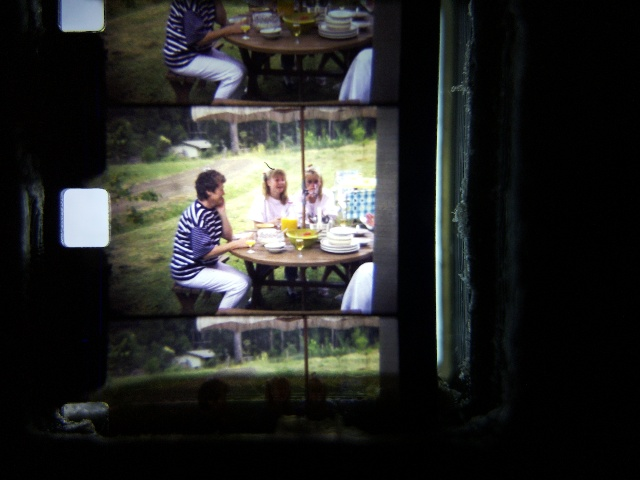
#> input picture input.jpg, 640 x 480 px, given in place of frame003508.jpg, which was not available
$ python pad.py
#> lines starting #> are read from the running program, lines starting #| are printed output that depends on the picture; after the words box and inside, x2 and y2 are one past the last pixel; in counts of white or black regions, pixels touching at a corner belong together; long printed decimals are rounded; pictures that were not available may be replaced by others from this repository, and a replacement may not be noted
import cv2
import numpy as np
import os
import glob
from sklearn.metrics.pairwise import cosine_similarity
from skimage.metrics import structural_similarity

class DupFrameDetector:
    def __init__(self):
        self.logpath = None

    # [24 lines left out: function createDupLog, not called in this run]
            #self.getData()

    def padLocateCrop(self, img1pth, img2pth, cropBoth=True):
#> called with cropBoth = True
        lbl = "pad"
        ref = cv2.imread(img1pth)
#> ref is the input picture: shape (480, 640, 3); mean B, G, R 39.6, 41.3, 40.6
        dy, dx , _= ref.shape
#> dy = 480; dx = 640
        ref_gray = cv2.cvtColor(self.center_crop(ref,300), cv2.COLOR_BGR2GRAY)
        hr, wr = ref_gray.shape
#> hr = 180; wr = 340
        ex = cv2.imread(img2pth)
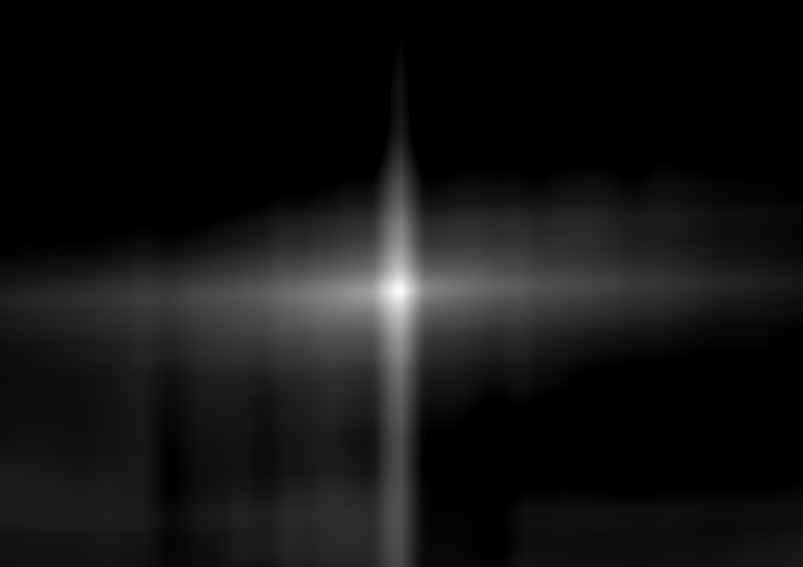
#> input picture notsame_reference_example_correlation.jpg, 1605 x 1133 px, given in place of frame003509.jpg, which was not available (shown at 1/2 size)
#> ex is the input picture: shape (1133, 1605, 3); min 0, max 250, mean 19.5
        ex_gray = cv2.cvtColor(self.center_crop(ex,300), cv2.COLOR_BGR2GRAY)
        he, we = ex_gray.shape
#> he = 832; we = 1304
        color=(128,128,128)
        wp = we // 2
#> wp = 652
        hp = he // 2
#> hp = 416
        ex_gray = cv2.copyMakeBorder(ex_gray, hp,hp,wp,wp, cv2.BORDER_CONSTANT, value=color)
#> ex_gray: shape (1664, 2608)
        corrimg = cv2.matchTemplate(ref_gray,ex_gray,cv2.TM_CCOEFF_NORMED)
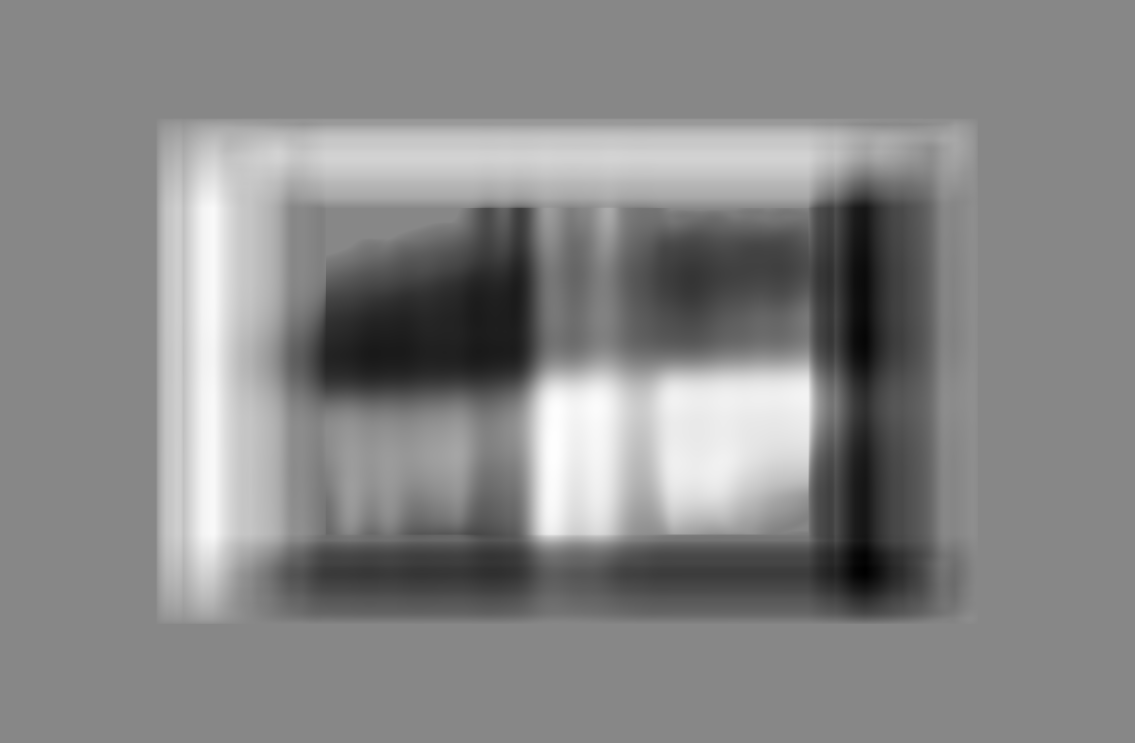
#> corrimg: shape (1485, 2269) float32 (shown at 1/2 size); min -0.684, max 0.603, mean -0.00259; drawn with min black and max white
        min_val, max_val, min_loc, max_loc = cv2.minMaxLoc(corrimg)
#> min_val = -0.684; max_val = 0.603; min_loc = (1730, 1139); max_loc = (1108, 901)
        max_val_corr = '{:.3f}'.format(max_val)
#> max_val_corr = '0.603'
        print("correlation: " + max_val_corr)
#| correlation: 0.603
        xx, yy = max_loc
#> xx = 1108; yy = 901
        print(f'x_match_loc = {xx} x_border {wp} y_match_loc = {yy} y_border {hp}')
#| x_match_loc = 1108 x_border 652 y_match_loc = 901 y_border 416
        print(f"Is my movement amount {wp} - {xx} = {wp-xx} and {hp} - {yy} = {hp-yy} ??")
#| Is my movement amount 652 - 1108 = -456 and 416 - 901 = -485 ??
        x_shift = wp-xx
#> x_shift = -456
        y_shift = hp-yy
#> y_shift = -485
        pad_top = max(0,y_shift)
#> pad_top = 0
        pad_bottom = abs(min(0,y_shift))
#> pad_bottom = 485
        pad_left = max(0,x_shift)
#> pad_left = 0
        pad_right = abs(min(0,x_shift))
#> pad_right = 456
        print(f"x {x_shift} y {y_shift} top {pad_top} bottom {pad_bottom} left {pad_left} right {pad_right}")
#| x -456 y -485 top 0 bottom 485 left 0 right 456
        if cropBoth:
            adjusted_ex = ex[pad_bottom:dy-(2*pad_top)-pad_bottom, pad_right:dx-(2*pad_left)-pad_right]
#> adjusted_ex = empty array
            adjusted_ref = ref[pad_top:dy-pad_top-(2*pad_bottom), pad_left:dx-pad_left-(2*pad_right)]
#> adjusted_ref = empty array
            #cv2.imwrite(f'./out/{lbl}_adjusted_ref.png', adjusted_ref)
            cv2.imwrite(f'./tmp1.png', ref)
            cv2.imwrite(f'./tmp2.png', ex)
            #(score_col, ssimdiff_col) = structural_similarity(ref, ex, full=True)
            #8print("Image Similarity Colour: {:.4f}%".format(score_col * 100))
            return './tmp1.png', './tmp2.png'
        else:
            padded_ex = cv2.copyMakeBorder(ex, pad_top, pad_bottom, pad_left, pad_right, cv2.BORDER_CONSTANT, value=color)
            adjusted_ex = padded_ex[0:dy, 0:dx]
        # [7 lines of commented-out code are left out]


    # [29 lines left out: function get_similarity_score_greyssim, not called in this run]

    def get_similarity_score_grey(self, first_image : str, second_image : str):
        lbl = os.path.basename(second_image).split(".")[0]
        ref = self.center_crop(cv2.imread(first_image),300)
        ref_gray = cv2.cvtColor(ref, cv2.COLOR_BGR2GRAY)
        hr, wr = ref_gray.shape
#> hr = 180; wr = 340
        ex = self.center_crop(cv2.imread(second_image),300)
        ex_gray = cv2.cvtColor(ex, cv2.COLOR_BGR2GRAY)
        he, we = ex_gray.shape
#> he = 832; we = 1304
        color=190
        wp = we // 2
#> wp = 652
        hp = he // 2
#> hp = 416
        ex_gray = cv2.copyMakeBorder(ex_gray, hp,hp,wp,wp, cv2.BORDER_CONSTANT, value=color)
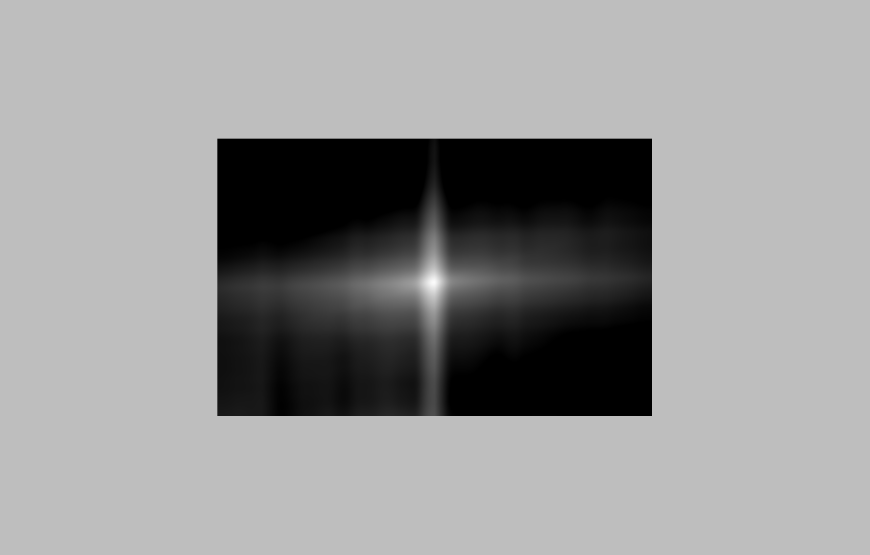
#> ex_gray: shape (1664, 2608) (shown at 1/3 size); min 0, max 250, mean 149
        corrimg = cv2.matchTemplate(ref_gray,ex_gray,cv2.TM_CCOEFF_NORMED)
        min_val, max_val, min_loc, max_loc = cv2.minMaxLoc(corrimg)
#> min_val = -0.684; max_val = 0.603; min_loc = (1730, 1138); max_loc = (1108, 901)
        max_val_corr = '{:.3f}'.format(max_val)
#> max_val_corr = '0.603'
        print("correlation: " + max_val_corr)
#| correlation: 0.603
        xx = max_loc[0]
#> xx = 1108
        yy = max_loc[1]
#> yy = 901
        print(f'x_match_loc ={xx} x border {wp} y_match_loc ={yy} y border {hp}')
#| x_match_loc =1108 x border 652 y_match_loc =901 y border 416
        # crop the padded example image at top left corner of xx,yy and size hr x wr
        ex_gray_crop = ex_gray[yy:yy+hr, xx:xx+wr]
        ref_grayf = ref_gray.astype(np.float32)
        ex_gray_cropf = ex_gray_crop.astype(np.float32)
        ex_gray_crop = self.center_crop(ex_gray_crop,20)
        ref_gray = self.center_crop(ref_gray,20)
        diff = 255 - np.abs(cv2.add(ref_gray, -ex_gray_crop))
        (score, ssimdiff) = structural_similarity(ref_gray, ex_gray_crop, full=True)
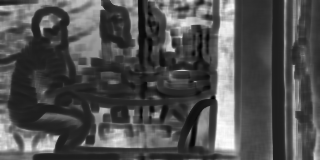
#> ssimdiff: shape (160, 320) float64; min -0.129, max 0.955, mean 0.211; drawn with min black and max white
#> score = 0.208
        print("Image Similarity: {:.4f}%".format(score * 100))
#| Image Similarity: 20.8432%
        cv2.imwrite(f'./out/{lbl}_ssimdiff.png', ssimdiff)
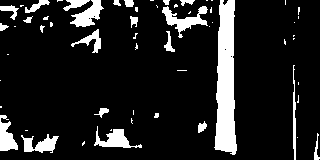
#> saved as frame003509_ssimdiff.png: shape (160, 320); values 0 (black) and 1 (white), 12.6% white; 60 white regions (36 under 20 px), largest, box (x1, y1, x2, y2) and area: (214, 0, 237, 155) 2564, (162, 6, 208, 38) 524, (94, 126, 142, 148) 445
        # compute mean of diff
        print(cv2.mean(diff))
#| (9.548, 0.0, 0.0, 0.0)
        mean = cv2.mean(diff)[0]
#> mean = 9.55
        print("mean of diff in range 0 to 100 =",mean)
#| mean of diff in range 0 to 100 = 9.548
        print(f"black {np.sum(diff == 255)}")
#| black 0
        print(f"white {np.sum(diff <255)}")
#| white 51200
        print(diff.shape[0]*diff.shape[1])
#| 51200
        th, threshed = cv2.threshold(diff, 20, 255, cv2.THRESH_BINARY|cv2.THRESH_OTSU)
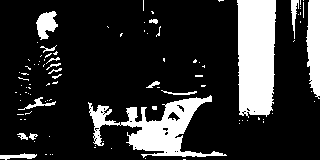
#> threshed: shape (160, 320); 19.2% white; 97 white regions (80 under 20 px)
#> th = 21
        cnts = cv2.findContours(threshed, cv2.RETR_LIST, cv2.CHAIN_APPROX_SIMPLE)[-2]
#> cnts = 126 contours, 112 with area under 20; largest, box (x1, y1, x2, y2) and area: (237, 0, 276, 118) 3950, (88, 95, 227, 158) 2909, (306, 0, 320, 99) 982, (36, 11, 58, 40) 350, (0, 153, 37, 160) 103
        print(f"contours {len(cnts)}")
#| contours 126
        cv2.imwrite(f'./out/{lbl}_threshed.png', threshed)
        cv2.imwrite(f'./out/{lbl}_example.png', ex)
        cv2.imwrite(f'./out/{lbl}_reference_gray.png', ref_gray)
        cv2.imwrite(f'./out/{lbl}_example_gray_padded.png', ex_gray)
        cv2.imwrite(f'./out/{lbl}_reference_example_correlation.png', (255*corrimg).clip(0,255).astype(np.uint8))
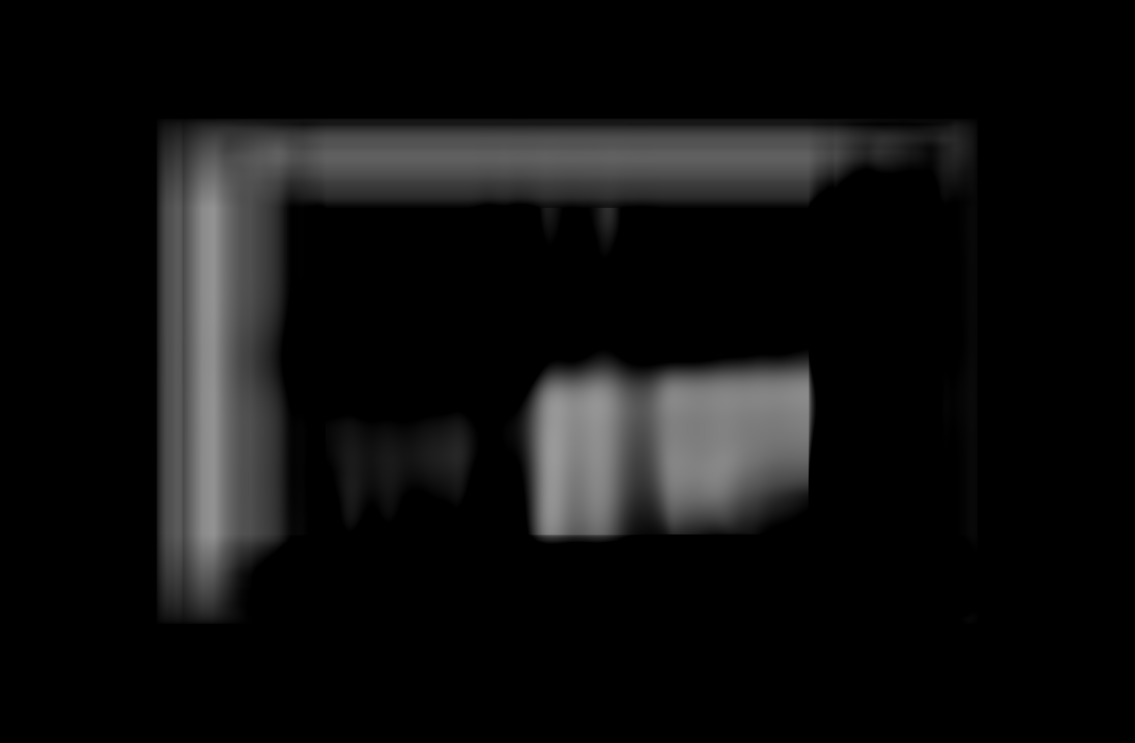
#> saved as frame003509_reference_example_correlation.png: shape (1485, 2269) (shown at 1/2 size); min 0, max 153, mean 15.7
        cv2.imwrite(f'./out/{lbl}_example_gray_padded_cropped.png', ex_gray_crop)
        cv2.imwrite(f'./out/{lbl}_diff.png', diff)
        return [float((100-mean)/100)]

    def center_crop(self, img, cropAmt):
        width, height = img.shape[1], img.shape[0]
        crop_width = img.shape[1]-cropAmt#dim[0] if dim[0]<img.shape[1] else img.shape[1]
        crop_height = img.shape[0]-cropAmt#dim[1] if dim[1]<img.shape[0] else img.shape[0]
        mid_x, mid_y = int(width/2), int(height/2)
        cw2, ch2 = int(crop_width/2), int(crop_height/2)
        crop_img = img[mid_y-ch2:mid_y+ch2, mid_x-cw2:mid_x+cw2]
        if cropAmt==400:
            cv2.imwrite(f'./out/chkcrop1.png', img)
            cv2.imwrite(f'./out/chkcrop2.png', crop_img)
        return crop_img

if __name__ == "__main__":
    roll = "roll4"
    folder = os.path.expanduser(f"~/scanframes/crop/{roll}")
    myDetector = DupFrameDetector()
    #myDetector.createDupLog(folder)
    #myDetector.padLocateCrop("/home/warwickh/scanframes/crop/roll4/frame003607.jpg","/home/warwickh/scanframes/crop/roll4/frame003608.jpg")
    myDetector.padLocateCrop("/home/warwickh/scanframes/crop/roll4/frame003508.jpg","/home/warwickh/scanframes/crop/roll4/frame003509.jpg")
    myDetector.get_similarity_score_grey("/home/warwickh/scanframes/crop/roll4/frame003508.jpg","/home/warwickh/scanframes/crop/roll4/frame003509.jpg")
